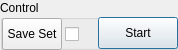
       <widget class="QGroupBox" name="groupBox_2">
        <property name="sizePolicy">
         <sizepolicy hsizetype="Fixed" vsizetype="Fixed">
          <horstretch>0</horstretch>
          <verstretch>0</verstretch>
         </sizepolicy>
        </property>
        <property name="minimumSize">
         <size>
          <width>178</width>
          <height>50</height>
         </size>
        </property>
        <property name="maximumSize">
         <size>
          <width>178</width>
          <height>50</height>
         </size>
        </property>
        <property name="title">
         <string>Control</string>
        </property>
        <property name="flat">
         <bool>true</bool>
        </property>
        <widget class="QPushButton" name="pushBSave">
         <property name="geometry">
          <rect>
           <x>2</x>
           <y>18</y>
           <width>60</width>
           <height>32</height>
          </rect>
         </property>
         <property name="minimumSize">
          <size>
           <width>60</width>
           <height>32</height>
          </size>
         </property>
         <property name="maximumSize">
          <size>
           <width>60</width>
           <height>32</height>
          </size>
         </property>
         <property name="toolTip">
          <string>Save settings</string>
         </property>
         <property name="statusTip">
          <string>Save settings</string>
         </property>
         <property name="whatsThis">
          <string>Save settings</string>
         </property>
         <property name="text">
          <string>Save Set</string>
         </property>
        </widget>
        <widget class="QCheckBox" name="checkBAutoSaveSet">
         <property name="geometry">
          <rect>
           <x>65</x>
           <y>24</y>
           <width>18</width>
           <height>21</height>
          </rect>
         </property>
         <property name="sizePolicy">
          <sizepolicy hsizetype="Fixed" vsizetype="Fixed">
           <horstretch>0</horstretch>
           <verstretch>0</verstretch>
          </sizepolicy>
         </property>
         <property name="minimumSize">
          <size>
           <width>18</width>
           <height>21</height>
          </size>
         </property>
         <property name="maximumSize">
          <size>
           <width>18</width>
           <height>21</height>
          </size>
         </property>
         <property name="toolTip">
          <string>Auto save settings</string>
         </property>
         <property name="statusTip">
          <string>Auto save settings</string>
         </property>
         <property name="text">
          <string/>
         </property>
        </widget>
        <widget class="QPushButton" name="btnStart">
         <property name="geometry">
          <rect>
           <x>98</x>
           <y>17</y>
           <width>80</width>
           <height>32</height>
          </rect>
         </property>
         <property name="sizePolicy">
          <sizepolicy hsizetype="Fixed" vsizetype="Fixed">
           <horstretch>0</horstretch>
           <verstretch>0</verstretch>
          </sizepolicy>
         </property>
         <property name="minimumSize">
          <size>
           <width>80</width>
           <height>32</height>
          </size>
         </property>
         <property name="maximumSize">
          <size>
           <width>80</width>
           <height>32</height>
          </size>
         </property>
         <property name="palette">
          <palette>
           <active>
            <colorrole role="WindowText">
             <brush brushstyle="SolidPattern">
              <color alpha="255">
               <red>0</red>
               <green>0</green>
               <blue>0</blue>
              </color>
             </brush>
            </colorrole>
            <colorrole role="Button">
             <brush brushstyle="SolidPattern">
              <color alpha="255">
               <red>173</red>
               <green>213</green>
               <blue>217</blue>
              </color>
             </brush>
            </colorrole>
            <colorrole role="Light">
             <brush brushstyle="SolidPattern">
              <color alpha="255">
               <red>255</red>
               <green>255</green>
               <blue>255</blue>
              </color>
             </brush>
            </colorrole>
            <colorrole role="Midlight">
             <brush brushstyle="SolidPattern">
              <color alpha="255">
               <red>214</red>
               <green>234</green>
               <blue>236</blue>
              </color>
             </brush>
            </colorrole>
            <colorrole role="Dark">
             <brush brushstyle="SolidPattern">
              <color alpha="255">
               <red>86</red>
               <green>106</green>
               <blue>108</blue>
              </color>
             </brush>
            </colorrole>
            <colorrole role="Mid">
             <brush brushstyle="SolidPattern">
              <color alpha="255">
               <red>115</red>
               <green>142</green>
               <blue>145</blue>
              </color>
             </brush>
            </colorrole>
            <colorrole role="Text">
             <brush brushstyle="SolidPattern">
              <color alpha="255">
               <red>0</red>
               <green>0</green>
               <blue>0</blue>
              </color>
             </brush>
            </colorrole>
            <colorrole role="BrightText">
             <brush brushstyle="SolidPattern">
              <color alpha="255">
               <red>255</red>
               <green>255</green>
               <blue>255</blue>
              </color>
             </brush>
            </colorrole>
            <colorrole role="ButtonText">
             <brush brushstyle="SolidPattern">
              <color alpha="255">
               <red>0</red>
               <green>0</green>
               <blue>0</blue>
              </color>
             </brush>
            </colorrole>
            <colorrole role="Base">
             <brush brushstyle="SolidPattern">
              <color alpha="255">
               <red>255</red>
               <green>255</green>
               <blue>255</blue>
              </color>
             </brush>
            </colorrole>
            <colorrole role="Window">
             <brush brushstyle="SolidPattern">
              <color alpha="255">
               <red>173</red>
               <green>213</green>
               <blue>217</blue>
              </color>
             </brush>
            </colorrole>
            <colorrole role="Shadow">
             <brush brushstyle="SolidPattern">
              <color alpha="255">
               <red>0</red>
               <green>0</green>
               <blue>0</blue>
              </color>
             </brush>
            </colorrole>
            <colorrole role="AlternateBase">
             <brush brushstyle="SolidPattern">
              <color alpha="255">
               <red>214</red>
               <green>234</green>
               <blue>236</blue>
              </color>
             </brush>
            </colorrole>
            <colorrole role="ToolTipBase">
             <brush brushstyle="SolidPattern">
              <color alpha="255">
               <red>255</red>
               <green>255</green>
               <blue>220</blue>
              </color>
             </brush>
            </colorrole>
            <colorrole role="ToolTipText">
             <brush brushstyle="SolidPattern">
              <color alpha="255">
               <red>0</red>
               <green>0</green>
               <blue>0</blue>
              </color>
             </brush>
            </colorrole>
            <colorrole role="PlaceholderText">
             <brush brushstyle="SolidPattern">
              <color alpha="127">
               <red>0</red>
               <green>0</green>
               <blue>0</blue>
              </color>
             </brush>
            </colorrole>
           </active>
           <inactive>
            <colorrole role="WindowText">
             <brush brushstyle="SolidPattern">
              <color alpha="255">
               <red>0</red>
               <green>0</green>
               <blue>0</blue>
              </color>
             </brush>
            </colorrole>
            <colorrole role="Button">
             <brush brushstyle="SolidPattern">
              <color alpha="255">
               <red>240</red>
               <green>240</green>
               <blue>240</blue>
              </color>
             </brush>
            </colorrole>
            <colorrole role="Light">
             <brush brushstyle="SolidPattern">
              <color alpha="255">
               <red>255</red>
               <green>255</green>
               <blue>255</blue>
              </color>
             </brush>
            </colorrole>
            <colorrole role="Midlight">
             <brush brushstyle="SolidPattern">
              <color alpha="255">
               <red>227</red>
               <green>227</green>
               <blue>227</blue>
              </color>
             </brush>
            </colorrole>
            <colorrole role="Dark">
             <brush brushstyle="SolidPattern">
              <color alpha="255">
               <red>160</red>
               <green>160</green>
               <blue>160</blue>
              </color>
             </brush>
            </colorrole>
            <colorrole role="Mid">
             <brush brushstyle="SolidPattern">
              <color alpha="255">
               <red>160</red>
               <green>160</green>
               <blue>160</blue>
              </color>
             </brush>
            </colorrole>
            <colorrole role="Text">
             <brush brushstyle="SolidPattern">
              <color alpha="255">
               <red>0</red>
               <green>0</green>
               <blue>0</blue>
              </color>
             </brush>
            </colorrole>
            <colorrole role="BrightText">
             <brush brushstyle="SolidPattern">
              <color alpha="255">
               <red>255</red>
               <green>255</green>
               <blue>255</blue>
              </color>
             </brush>
            </colorrole>
            <colorrole role="ButtonText">
             <brush brushstyle="SolidPattern">
              <color alpha="255">
               <red>0</red>
               <green>0</green>
               <blue>0</blue>
              </color>
             </brush>
            </colorrole>
            <colorrole role="Base">
             <brush brushstyle="SolidPattern">
              <color alpha="255">
               <red>255</red>
               <green>255</green>
               <blue>255</blue>
              </color>
             </brush>
            </colorrole>
            <colorrole role="Window">
             <brush brushstyle="SolidPattern">
              <color alpha="255">
               <red>240</red>
               <green>240</green>
               <blue>240</blue>
              </color>
             </brush>
            </colorrole>
            <colorrole role="Shadow">
             <brush brushstyle="SolidPattern">
              <color alpha="255">
               <red>105</red>
               <green>105</green>
               <blue>105</blue>
              </color>
             </brush>
            </colorrole>
            <colorrole role="AlternateBase">
             <brush brushstyle="SolidPattern">
              <color alpha="255">
               <red>245</red>
               <green>245</green>
               <blue>245</blue>
              </color>
             </brush>
            </colorrole>
            <colorrole role="ToolTipBase">
             <brush brushstyle="SolidPattern">
              <color alpha="255">
               <red>255</red>
               <green>255</green>
               <blue>220</blue>
              </color>
             </brush>
            </colorrole>
            <colorrole role="ToolTipText">
             <brush brushstyle="SolidPattern">
              <color alpha="255">
               <red>0</red>
               <green>0</green>
               <blue>0</blue>
              </color>
             </brush>
            </colorrole>
            <colorrole role="PlaceholderText">
             <brush brushstyle="SolidPattern">
              <color alpha="128">
               <red>0</red>
               <green>0</green>
               <blue>0</blue>
              </color>
             </brush>
            </colorrole>
           </inactive>
           <disabled>
            <colorrole role="WindowText">
             <brush brushstyle="SolidPattern">
              <color alpha="255">
               <red>86</red>
               <green>106</green>
               <blue>108</blue>
              </color>
             </brush>
            </colorrole>
            <colorrole role="Button">
             <brush brushstyle="SolidPattern">
              <color alpha="255">
               <red>173</red>
               <green>213</green>
               <blue>217</blue>
              </color>
             </brush>
            </colorrole>
            <colorrole role="Light">
             <brush brushstyle="SolidPattern">
              <color alpha="255">
               <red>255</red>
               <green>255</green>
               <blue>255</blue>
              </color>
             </brush>
            </colorrole>
            <colorrole role="Midlight">
             <brush brushstyle="SolidPattern">
              <color alpha="255">
               <red>214</red>
               <green>234</green>
               <blue>236</blue>
              </color>
             </brush>
            </colorrole>
            <colorrole role="Dark">
             <brush brushstyle="SolidPattern">
              <color alpha="255">
               <red>86</red>
               <green>106</green>
               <blue>108</blue>
              </color>
             </brush>
            </colorrole>
            <colorrole role="Mid">
             <brush brushstyle="SolidPattern">
              <color alpha="255">
               <red>115</red>
               <green>142</green>
               <blue>145</blue>
              </color>
             </brush>
            </colorrole>
            <colorrole role="Text">
             <brush brushstyle="SolidPattern">
              <color alpha="255">
               <red>86</red>
               <green>106</green>
               <blue>108</blue>
              </color>
             </brush>
            </colorrole>
            <colorrole role="BrightText">
             <brush brushstyle="SolidPattern">
              <color alpha="255">
               <red>255</red>
               <green>255</green>
               <blue>255</blue>
              </color>
             </brush>
            </colorrole>
            <colorrole role="ButtonText">
             <brush brushstyle="SolidPattern">
              <color alpha="255">
               <red>86</red>
               <green>106</green>
               <blue>108</blue>
              </color>
             </brush>
            </colorrole>
            <colorrole role="Base">
             <brush brushstyle="SolidPattern">
              <color alpha="255">
               <red>173</red>
               <green>213</green>
               <blue>217</blue>
              </color>
             </brush>
            </colorrole>
            <colorrole role="Window">
             <brush brushstyle="SolidPattern">
              <color alpha="255">
               <red>173</red>
               <green>213</green>
               <blue>217</blue>
              </color>
             </brush>
            </colorrole>
            <colorrole role="Shadow">
             <brush brushstyle="SolidPattern">
              <color alpha="255">
               <red>0</red>
               <green>0</green>
               <blue>0</blue>
              </color>
             </brush>
            </colorrole>
            <colorrole role="AlternateBase">
             <brush brushstyle="SolidPattern">
              <color alpha="255">
               <red>245</red>
               <green>245</green>
               <blue>245</blue>
              </color>
             </brush>
            </colorrole>
            <colorrole role="ToolTipBase">
             <brush brushstyle="SolidPattern">
              <color alpha="255">
               <red>255</red>
               <green>255</green>
               <blue>220</blue>
              </color>
             </brush>
            </colorrole>
            <colorrole role="ToolTipText">
             <brush brushstyle="SolidPattern">
              <color alpha="255">
               <red>0</red>
               <green>0</green>
               <blue>0</blue>
              </color>
             </brush>
            </colorrole>
            <colorrole role="PlaceholderText">
             <brush brushstyle="SolidPattern">
              <color alpha="128">
               <red>0</red>
               <green>0</green>
               <blue>0</blue>
              </color>
             </brush>
            </colorrole>
           </disabled>
          </palette>
         </property>
         <property name="cursor">
          <cursorShape>PointingHandCursor</cursorShape>
         </property>
         <property name="toolTip">
          <string extracomment="Press for begin">Start/Stop receveiving data</string>
         </property>
         <property name="statusTip">
          <string>Start/Stop receveiving data</string>
         </property>
         <property name="text">
          <string>Start</string>
         </property>
         <property name="autoDefault">
          <bool>false</bool>
         </property>
         <property name="default">
          <bool>true</bool>
         </property>
         <property name="flat">
          <bool>false</bool>
         </property>
        </widget>
       </widget>
